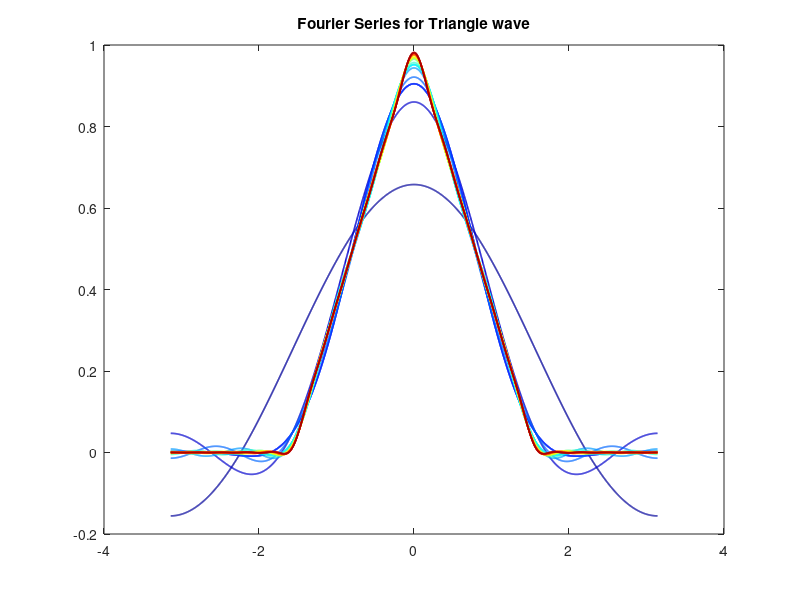
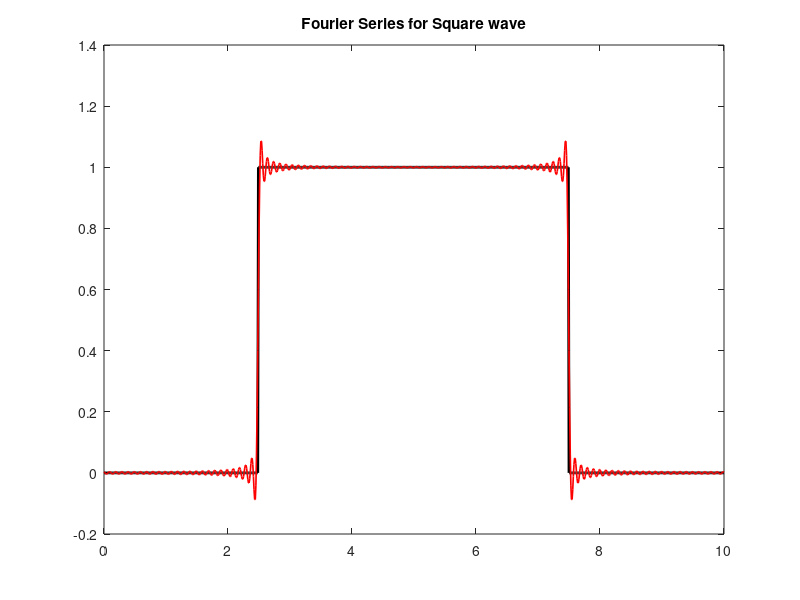
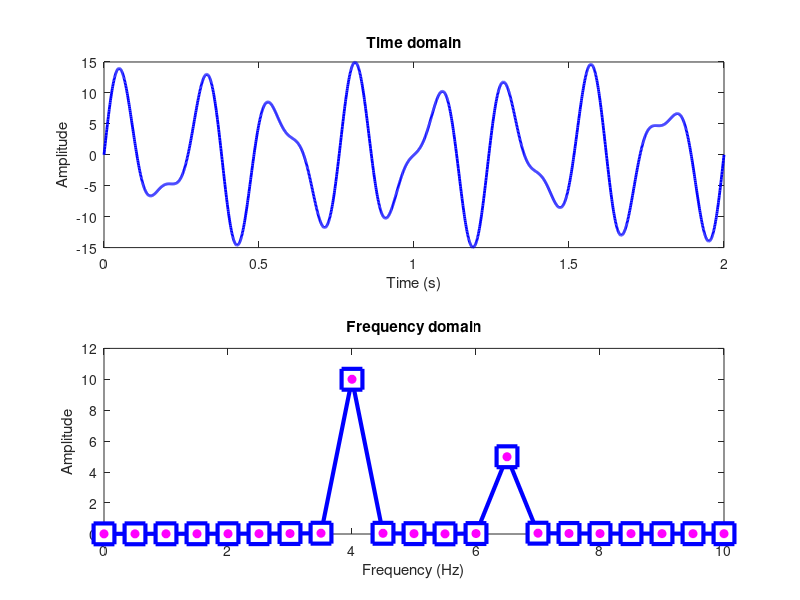
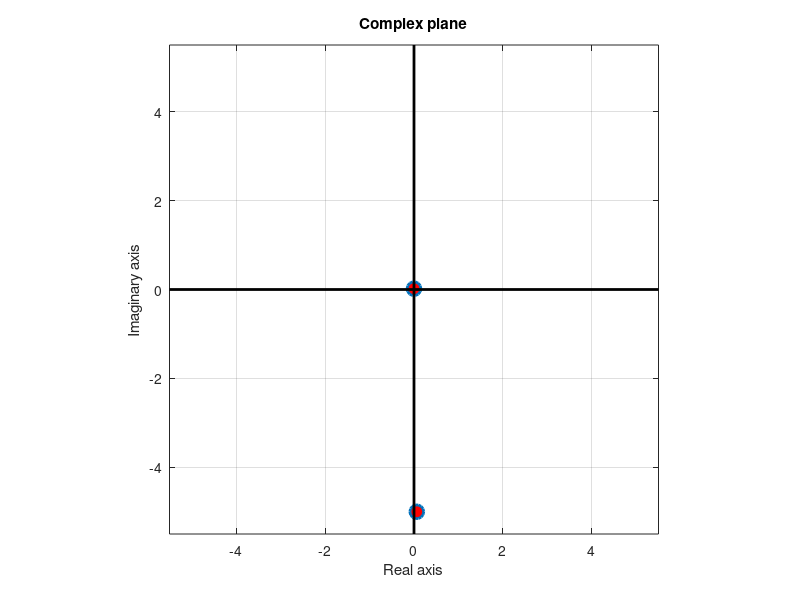

The MATLAB source for these figures, in order:
%%
%     Curso do canal ExataMenteS
%     Aula 72 - Transformada Discreta de Fourier
%     Se inscreva no canal e nos ajude a crescer <3
%     https://www.youtube.com/channel/UCZyFebN0_gF2yy5fhVhlXtA
%     Professor: Joao Pinheiro
%     Copyright https://github.com/joaomh
%%
% Fourier Series

% Triangle wave
% Define domain
dx = 0.001;
L = pi;
x = (-1+dx:dx:1)*L;
n = length(x);
nQuart = floor(n/4);

% Define function that we'll aprox using fourier series
% Triangle wave
f = 0*x;
f(nQuart:2*nQuart) = 4*(1:nQuart+1)/n;
f(2*nQuart+1:3*nQuart) = 1-4*(0:nQuart-1)/n;
plot(x,f,'-k','LineWidth',1.5), hold on

% Compute Fourier series
CC = jet(20);
A0 = sum(f.*ones(size(x)))*dx;
funcFS = A0/2; % First term of Fourier Series
figure(1), clf
for i = 1:20
    
    A(i) = sum(f.* cos(pi *i*x/L))*dx; % Inner product
    B(i) = sum(f.* sin(pi *i*x/L))*dx;
    funcFS = funcFS + A(i)* cos(i* pi *x/L) + B(i)* sin(i* pi *x/L); % Fourier Series
    plot(x,funcFS,'-','Color',CC(i,:),'LineWidth',1.2)
    hold on
    
end
title('Fourier Series for Triangle wave')

% Square wave
dx = 0.01; L = 10;
x = 0:dx:L;
n = length(x); nQuart = floor(n/4);
f = zeros(size(x));
f(nQuart:3*nQuart) = 1;
A0 = sum(f.*ones(size(x)))*dx*2/L;
funcFS = A0/2;

for i = 1:100
    
    Ak = sum(f.* cos(2* pi *i*x/L))*dx*2/L;
    Bk = sum(f.* sin(2* pi *i*x/L))*dx*2/L;
    funcFS = funcFS + Ak* cos(2*i* pi *x/L) + Bk* sin(2*i* pi *x/L); % Fourier Series
    
end

% Plot
figure(2), clf
plot(x,f,'k','LineWidth',2), hold on
plot(x,funcFS,'r-','LineWidth',1.2)
title('Fourier Series for Square wave')

%%
% The DTFT in loop-form
% Create the signal
FreqHz  = 1000; % hz
time  = 0:1/FreqHz:2;     % Time vector in seconds
Npoints   = length(time); % Number of time points
Signal =  10*sin( 2*pi*4*time ) +  5*sin( 2*pi*6.5*time );

% Init Fourier transform
FourierTime = (0:Npoints-1) / Npoints;
FourierCoefs   = zeros( size(Signal) );

for i = 1:Npoints
    
    % Complex sine wave
    ComplexSineWave = exp( -1j*2*pi*(i-1)*FourierTime );
    
    % Compute dot product
    FourierCoefs(i) = sum( Signal .* ComplexSineWave ) / Npoints;
    % these are called the Fourier coefficients
end

% Extract amplitudes
Ampl = 2*abs(FourierCoefs);

% Frequencies vector
HzVec = linspace(0,FreqHz/2,floor(Npoints/2)+1);

figure(3), clf
subplot(211)
plot(time,Signal,'b','linew',2)
xlabel('Time (s)'), ylabel('Amplitude')
title('Time domain')
subplot(212)
plot(HzVec,Ampl(1:length(HzVec)),'bs-','linew',3,'markersize',15,'markerfacecolor','w')
set(gca,'xlim',[0 10],'ylim',[-.01 12])
xlabel('Frequency (Hz)'), ylabel('Amplitude')
title('Frequency domain')

% MATLAB's fft output on top
FourierCoefs2 = fft(Signal)/Npoints;
Ampl2  = 2*abs(FourierCoefs2);
hold on
plot(HzVec,Ampl2(1:length(HzVec)),'mo','markerfacecolor','m')

% Plot Fourier coefficients complex plane
Coefs = dsearchn(HzVec',[4 4.5]');

% Extract magnitude and angle
Magnitude = abs(FourierCoefs(Coefs));
Phi = angle(FourierCoefs(Coefs));

figure(4), clf
plot( real(FourierCoefs(Coefs)) , imag(FourierCoefs(Coefs)) ,'o','linew',2,'markersize',10,'markerfacecolor','r');
axislims = max(Magnitude)*1.1;
set(gca,'xlim',[-1 1]*axislims,'ylim',[-1 1]*axislims)
grid on, hold on, axis square
plot(get(gca,'xlim'),[0 0],'k','linew',2)
plot([0 0],get(gca,'ylim'),'k','linew',2)
xlabel('Real axis')
ylabel('Imaginary axis')
title('Complex plane')

Points2     = 20; % Number of time points
FourTime = (0:Points2-1)/Points2;

figure(5), clf
for i = 1:Points2
    
    % Create complex sine wave
    ComplexSineWave2 = exp( -1j*2*pi*(i-1)*FourTime );
    subplot(5,4,i)
    h = plot(FourTime,real(ComplexSineWave2), FourTime,imag(ComplexSineWave2),'linew',2);
    set(h(1),'color','r')
    set(h(2),'color','b')
    set(gca,'ylim',[-1 1]*1.1,'ytick',[],'xtick',[],'xlim',FourTime([1 end]))
    axis square
    title([ 'Freq Idx ' num2str(i-1) ])
end
legend({'Real';'Imag'})
%% Matrix

n = 256;
w = exp(-j*2* pi/n);

% Slow
DFT = zeros(n);
for i = 1:n
    for j = 1:n
        DFT(i,j) = w^( (i-1) * (j-1) );
    end
end

% Fast
[I,J] = meshgrid(1:n,1:n);
DFT2 = w.^((I-1).*(J-1));

figure(6)
colormap jet
imagesc(real(DFT2))
title('Real Parts of DFT')

%%
% Amplitude Spectrum & Power spectrum

% Signal
FreqHz = 1000;
time  = 0:1/FreqHz:.85;
nPoints3 = length(time);
Signal = 10*sin(2*pi*10*time);

% Fourier transform
FourierTime3 = (0:nPoints3-1)/nPoints3;
SignalX  = zeros(size(Signal));
for i = 1:nPoints3
    
    ComplexSineWave3 = exp( -1i*2*pi*(i-1)*FourierTime3 );
    SignalX(i) = sum( Signal.*ComplexSineWave3 );
    
end

% Frequencies vector
Hz = linspace(0,FreqHz/2,floor(length(time)/2)+1);

% Amplitude
SignalAmp = abs(SignalX(1:length(Hz))/nPoints3);
SignalAmp(2:end) = 2*SignalAmp(2:end);

% Power
SignalPower = SignalAmp.^2;

% Plot
figure(7), clf
subplot(311)
plot(time,Signal,'b','linew',2)
xlabel('Frequency (Hz)')
ylabel('Amplitude')
title('Time domain')

% Plot
subplot(312)
plot(Hz,SignalAmp,'rs-','linew',2,'markerfacecolor','w','markersize',10)
hold on
plot(Hz,SignalPower,'bs-','linew',2,'markerfacecolor','w','markersize',10)
set(gca,'xlim',[0 20])
legend({'Amplitude';'Power'})
xlabel('Frequency (Hz)')
ylabel('Amplitude & power')
title('Frequency domain')

% dB
subplot(313)
plot(Hz,10*log10(SignalPower),'ms-','linew',2,'markerfacecolor','w','markersize',10)
set(gca,'xlim',[0 20])
xlabel('Frequency (Hz)')
ylabel('Amplitude ( dB )')
